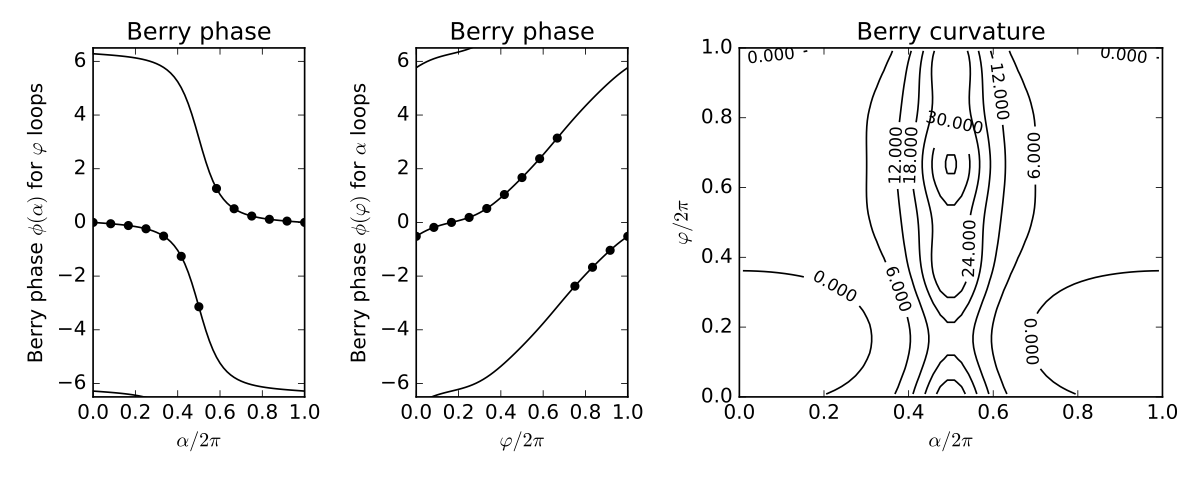

The script that saved this image:
#!/usr/bin/env python
from __future__ import print_function # python3 style print

# Tight-binding model for trimer with magnetic flux

from pythtb import *
import matplotlib.pyplot as plt

# ------------------------------------------------------------
# define function to set up model for given (t0,s,phi,alpha)
# ------------------------------------------------------------
def set_model(t0,s,phi,alpha):

  # coordinate space is 2D
  lat=[[1.0,0.0],[0.0,1.0]]
  # Finite model with three orbitals forming a triangle at unit
  # distance from the origin
  sqr32=np.sqrt(3.)/2.
  orb=np.zeros((3,2),dtype=float)
  orb[0,:]=[0.,1.]          # orbital at top vertex
  orb[1,:]=[-sqr32,-0.5]    # orbital at lower left
  orb[2,:]=[ sqr32,-0.5]    # orbital at lower right
      
  # compute hoppings [t_01, t_12, t_20]
  # s is distortion amplitude; phi is "pseudorotation angle"
  tpio3=2.0*np.pi/3.0
  t=[ t0+s*np.cos(phi), t0+s*np.cos(phi-tpio3), t0+s*np.cos(phi-2.0*tpio3) ]
  
  # alpha is fraction of flux quantum passing through the triangle
  # magnetic flux correction, attached to third bond
  t[2]=t[2]*np.exp((1.j)*alpha)
  
  # set up model (leave site energies at zero)
  my_model=tbmodel(0,2,lat,orb)
  my_model.set_hop(t[0],0,1)
  my_model.set_hop(t[1],1,2)
  my_model.set_hop(t[2],2,0)
  return(my_model)

# ------------------------------------------------------------
# define function to return eigenvectors for given (t0,s,phi,alpha)
# ------------------------------------------------------------
def get_evecs(t0,s,phi,alpha):
  my_model=set_model(t0,s,phi,alpha)
  (eval,evec)=my_model.solve_all(eig_vectors=True)
  return(evec)        # evec[bands,orbitals]

# ------------------------------------------------------------
# begin regular execution
# ------------------------------------------------------------
# for the purposes of this problem we keep t0 and s fixed
t0 =-1.0
s  =-0.4
ref_model=set_model(t0,s,0.,1.)  # reference with phi=alpha=0
ref_model.display()

# define two pi
twopi=2.*np.pi

# ------------------------------------------------------------
# compute Berry phase for phi loop explicitly at alpha=pi/3
# ------------------------------------------------------------
alpha=np.pi/3.
n_phi=60
psi=np.zeros((n_phi,3),dtype=complex)    # initialize wavefunction array
for i in range(n_phi):
  phi=float(i)*twopi/float(n_phi)        # 60 equal intervals
  psi[i]=get_evecs(t0,s,phi,alpha)[0]    # psi[i] is short for psi[i,:]
prod=1.+0.j                              # final [0] picks out band 0
for i in range(1,n_phi):
  prod=prod*np.vdot(psi[i-1],psi[i]) # <psi_0|psi_1>...<psi_58|psi_59>
prod=prod*np.vdot(psi[-1],psi[0])    # include <psi_59|psi_0>
berry=-np.angle(prod)                # compute Berry phase
print("Explcitly computed phi Berry phase at alpha=pi/3 is %6.3f"% berry)

# ------------------------------------------------------------
# compute Berry phases for phi loops for several alpha values
# using pythtb wf_array() method
# ------------------------------------------------------------
alphas=np.linspace(0.,twopi,13)   # 0 to 2pi in 12 increments
berry_phi=np.zeros_like(alphas)      # same shape and type array (empty)
print("\nBerry phases for phi loops versus alpha")
for j,alpha in enumerate(alphas):

  # let phi range from 0 to 2pi in equally spaced steps
  n_phi=61
  phit=np.linspace(0.,twopi,n_phi)

  # set up empty wavefunction array object using pythtb wf_array()
  # creates 1D array of length [n_phi], with hidden [nbands,norbs]
  evec_array=wf_array(ref_model,[n_phi])

  # run over values of phi and fill the array
  for k,phi in enumerate(phit[0:-1]):    # skip last point of loop
    evec_array[k]=get_evecs(t0,s,phi,alpha)
  evec_array[-1]=evec_array[0]   # copy first point to last point of loop

  # now compute and store the Berry phase
  berry_phi[j]=evec_array.berry_phase([0])   # [0] specifices lowest band
  print("%3d %7.3f %7.3f"% (j, alpha, berry_phi[j]))

# ------------------------------------------------------------
# compute Berry phases for alpha loops for several phi values
# using pythtb wf_array() method
# ------------------------------------------------------------
phis=np.linspace(0.,twopi,13)   # 0 to 2pi in 12 increments
berry_alpha=np.zeros_like(phis)
print("\nBerry phases for alpha loops versus phi")
for j,phi in enumerate(phis):
  n_alpha=61
  alphat=np.linspace(0.,twopi,n_alpha)
  evec_array=wf_array(ref_model,[n_alpha])
  for k,alpha in enumerate(alphat[0:-1]):
    evec_array[k]=get_evecs(t0,s,phi,alpha)
  evec_array[-1]=evec_array[0]
  berry_alpha[j]=evec_array.berry_phase([0])
  print("%3d %7.3f %7.3f"% (j, phi, berry_alpha[j]))

# ------------------------------------------------------------
# now illustrate use of wf_array() to set up 2D array
# recompute Berry phases and compute Berry curvature
# ------------------------------------------------------------
n_phi=61
n_alp=61
n_cells=(n_phi-1)*(n_alp-1)
phi=np.linspace(0.,twopi,n_phi)
alp=np.linspace(0.,twopi,n_alp)
evec_array=wf_array(ref_model,[n_phi,n_alp])  # empty 2D wavefunction array
for i in range(n_phi):
  for j in range(n_alp):
    evec_array[i,j]=get_evecs(t0,s,phi[i],alp[j])
evec_array.impose_loop(0)   # copy first to last points in each dimension
evec_array.impose_loop(1)

bp_of_alp=evec_array.berry_phase([0],0)  # compute phi Berry phases vs. alpha
bp_of_phi=evec_array.berry_phase([0],1)  # compute alpha Berry phases vs. phi

# compute 2D array of Berry fluxes for band 0
flux=evec_array.berry_flux([0])
print("\nFlux = %7.3f = 2pi * %7.3f"% (flux, flux/twopi))
curvature=evec_array.berry_flux([0],individual_phases=True)*float(n_cells)

# ------------------------------------------------------------
# plots
# ------------------------------------------------------------
fig,ax=plt.subplots(1,3,figsize=(10,4),gridspec_kw={'width_ratios':[1,1,2]})
(ax0,ax1,ax2)=ax

ax0.set_xlim(0.,1.)
ax0.set_ylim(-6.5,6.5)
ax0.set_xlabel(r"$\alpha/2\pi$")
ax0.set_ylabel(r"Berry phase $\phi(\alpha)$ for $\varphi$ loops")
ax0.set_title("Berry phase")
for shift in (-twopi,0.,twopi):
  ax0.plot(alp/twopi,bp_of_alp+shift,color='k')
ax0.scatter(alphas/twopi,berry_phi,color='k')

ax1.set_xlim(0.,1.)
ax1.set_ylim(-6.5,6.5)
ax1.set_xlabel(r"$\varphi/2\pi$")
ax1.set_ylabel(r"Berry phase $\phi(\varphi)$ for $\alpha$ loops")
ax1.set_title("Berry phase")
for shift in (-twopi,0.,twopi):
  ax1.plot(phi/twopi,bp_of_phi+shift,color='k')
ax1.scatter(phis/twopi,berry_alpha,color='k')

X=alp[0:-1]/twopi + 0.5/float(n_alp-1)
Y=phi[0:-1]/twopi + 0.5/float(n_phi-1)
cs=ax2.contour(X,Y,curvature,colors='k')
ax2.clabel(cs, inline=1, fontsize=10)
ax2.set_title("Berry curvature")
ax2.set_xlabel(r"$\alpha/2\pi$")
ax2.set_xlim(0.,1.)
ax2.set_ylim(0.,1.)
ax2.set_ylabel(r"$\varphi/2\pi$")

fig.tight_layout()
fig.savefig("trimer.pdf")
